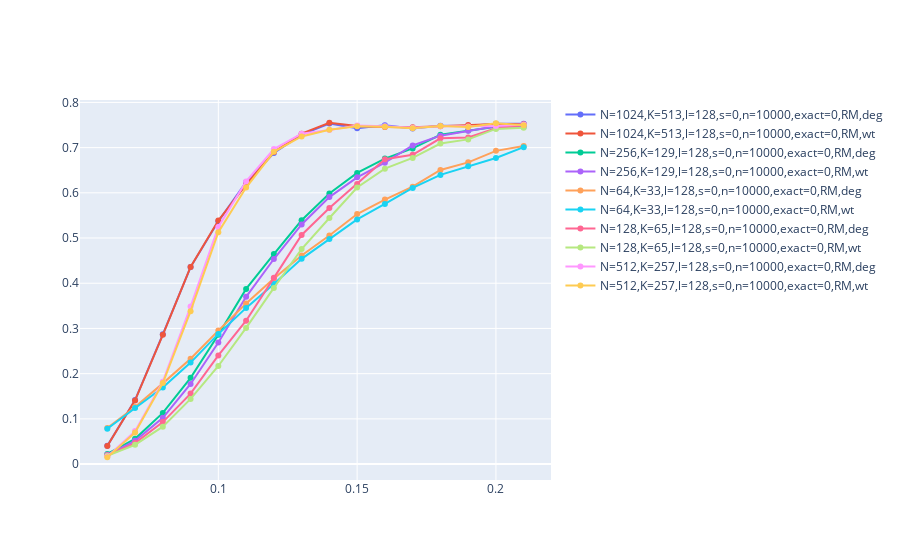

Notebook cell for this chart:
### Code cell
fig = go.Figure()

for x,y in lines_dict.items():
    if ('PW' in x):
        continue
    fig.add_trace(go.Scatter(x=y[0], y=y[1], mode='lines+markers', name=x))

fig.show()
